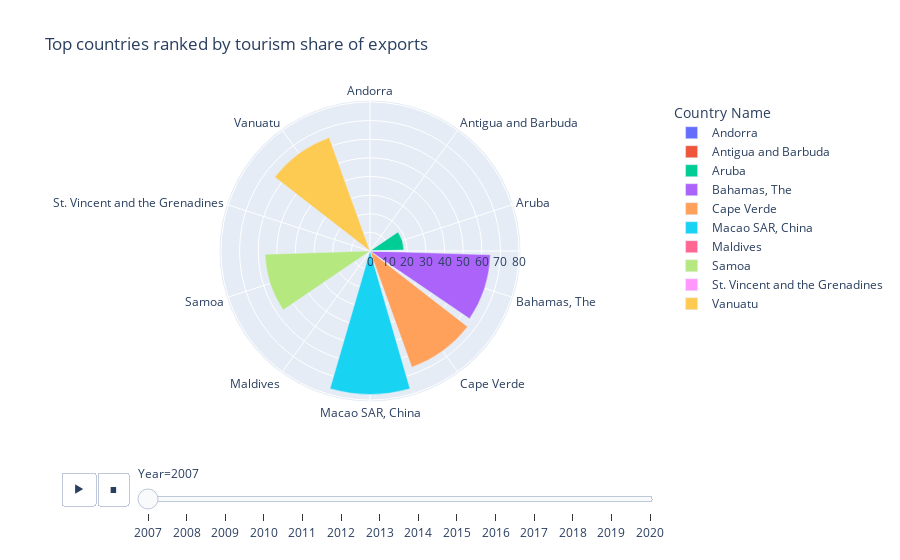

Notebook code for this chart:
### Code cell
#make the polar bar plot for the top countries where tourism is export oriented
export_polar = px.bar_polar(top_country_export,
                            #radius column
                            r="Amount",
                            #angle column
                            theta="Country Name",
                            color="Country Name", 
                            #slider animation column
                            animation_frame="Year", 
                            title="Top countries ranked by tourism share of exports")
export_polar

### Figure 1 — Plotly figure (JSON) as saved in the notebook; plotly's stock layout.template omitted (floating-point values rounded to 4 significant figures)
{"data": [{"hovertemplate": "Country Name=%{theta}<br>Year=2007<br>Amount=%{r}<extra></extra>", "legendgroup": "Andorra", "marker": {"color": "#636efa", "pattern": {"shape": ""}}, "name": "Andorra", "r": [0], "showlegend": true, "subplot": "polar", "theta": ["Andorra"], "type": "barpolar"}, {"hovertemplate": "Country Name=%{theta}<br>Year=2007<br>Amount=%{r}<extra></extra>", "legendgroup": "Antigua and Barbuda", "marker": {"color": "#EF553B", "pattern": {"shape": ""}}, "name": "Antigua and Barbuda", "r": [0], "showlegend": true, "subplot": "polar", "theta": ["Antigua and Barbuda"], "type": "barpolar"}, {"hovertemplate": "Country Name=%{theta}<br>Year=2007<br>Amount=%{r}<extra></extra>", "legendgroup": "Aruba", "marker": {"color": "#00cc96", "pattern": {"shape": ""}}, "name": "Aruba", "r": [18.17], "showlegend": true, "subplot": "polar", "theta": ["Aruba"], "type": "barpolar"}, {"hovertemplate": "Country Name=%{theta}<br>Year=2007<br>Amount=%{r}<extra></extra>", "legendgroup": "Bahamas, The", "marker": {"color": "#ab63fa", "pattern": {"shape": ""}}, "name": "Bahamas, The", "r": [64.62], "showlegend": true, "subplot": "polar", "theta": ["Bahamas, The"], "type": "barpolar"}, {"hovertemplate": "Country Name=%{theta}<br>Year=2007<br>Amount=%{r}<extra></extra>", "legendgroup": "Cape Verde", "marker": {"color": "#FFA15A", "pattern": {"shape": ""}}, "name": "Cape Verde", "r": [66.29], "showlegend": true, "subplot": "polar", "theta": ["Cape Verde"], "type": "barpolar"}, {"hovertemplate": "Country Name=%{theta}<br>Year=2007<br>Amount=%{r}<extra></extra>", "legendgroup": "Macao SAR, China", "marker": {"color": "#19d3f3", "pattern": {"shape": ""}}, "name": "Macao SAR, China", "r": [76.98], "showlegend": true, "subplot": "polar", "theta": ["Macao SAR, China"], "type": "barpolar"}, {"hovertemplate": "Country Name=%{theta}<br>Year=2007<br>Amount=%{r}<extra></extra>", "legendgroup": "Maldives", "marker": {"color": "#FF6692", "pattern": {"shape": ""}}, "name": "Maldives", "r": [0], "showlegend": true, "subplot": "polar", "theta": ["Maldives"], "type": "barpolar"}, {"hovertemplate": "Country Name=%{theta}<br>Year=2007<br>Amount=%{r}<extra></extra>", "legendgroup": "Samoa", "marker": {"color": "#B6E880", "pattern": {"shape": ""}}, "name": "Samoa", "r": [56.33], "showlegend": true, "subplot": "polar", "theta": ["Samoa"], "type": "barpolar"}, {"hovertemplate": "Country Name=%{theta}<br>Year=2007<br>Amount=%{r}<extra></extra>", "legendgroup": "St. Vincent and the Grenadines", "marker": {"color": "#FF97FF", "pattern": {"shape": ""}}, "name": "St. Vincent and the Grenadines", "r": [0], "showlegend": true, "subplot": "polar", "theta": ["St. Vincent and the Grenadines"], "type": "barpolar"}, {"hovertemplate": "Country Name=%{theta}<br>Year=2007<br>Amount=%{r}<extra></extra>", "legendgroup": "Vanuatu", "marker": {"color": "#FECB52", "pattern": {"shape": ""}}, "name": "Vanuatu", "r": [64.7], "showlegend": true, "subplot": "polar", "theta": ["Vanuatu"], "type": "barpolar"}], "layout": {"barmode": "relative", "legend": {"title": {"text": "Country Name"}, "tracegroupgap": 0}, "polar": {"angularaxis": {"categoryarray": ["Andorra", "Antigua and Barbuda", "Aruba", "Bahamas, The", "Cape Verde", "Macao SAR, China", "Maldives", "Samoa", "St. Vincent and the Grenadines", "Vanuatu"], "categoryorder": "array", "direction": "clockwise", "rotation": 90}, "domain": {"x": [0, 1], "y": [0, 1]}}, "sliders": [{"active": 0, "currentvalue": {"prefix": "Year="}, "len": 0.9, "pad": {"b": 10, "t": 60}, "steps": [{"args": [["2007"], {"frame": {"duration": 0, "redraw": true}, "fromcurrent": true, "mode": "immediate", "transition": {"duration": 0, "easing": "linear"}}], "label": "2007", "method": "animate"}, {"args": [["2008"], {"frame": {"duration": 0, "redraw": true}, "fromcurrent": true, "mode": "immediate", "transition": {"duration": 0, "easing": "linear"}}], "label": "2008", "method": "animate"}, {"args": [["2009"], {"frame": {"duration": 0, "redraw": true}, "fromcurrent": true, "mode": "immediate", "transition": {"duration": 0, "easing": "linear"}}], "label": "2009", "method": "animate"}, {"args": [["2010"], {"frame": {"duration": 0, "redraw": true}, "fromcurrent": true, "mode": "immediate", "transition": {"duration": 0, "easing": "linear"}}], "label": "2010", "method": "animate"}, {"args": [["2011"], {"frame": {"duration": 0, "redraw": true}, "fromcurrent": true, "mode": "immediate", "transition": {"duration": 0, "easing": "linear"}}], "label": "2011", "method": "animate"}, {"args": [["2012"], {"frame": {"duration": 0, "redraw": true}, "fromcurrent": true, "mode": "immediate", "transition": {"duration": 0, "easing": "linear"}}], "label": "2012", "method": "animate"}, {"args": [["2013"], {"frame": {"duration": 0, "redraw": true}, "fromcurrent": true, "mode": "immediate", "transition": {"duration": 0, "easing": "linear"}}], "label": "2013", "method": "animate"}, {"args": [["2014"], {"frame": {"duration": 0, "redraw": true}, "fromcurrent": true, "mode": "immediate", "transition": {"duration": 0, "easing": "linear"}}], "label": "2014", "method": "animate"}, {"args": [["2015"], {"frame": {"duration": 0, "redraw": true}, "fromcurrent": true, "mode": "immediate", "transition": {"duration": 0, "easing": "linear"}}], "label": "2015", "method": "animate"}, {"args": [["2016"], {"frame": {"duration": 0, "redraw": true}, "fromcurrent": true, "mode": "immediate", "transition": {"duration": 0, "easing": "linear"}}], "label": "2016", "method": "animate"}, {"args": [["2017"], {"frame": {"duration": 0, "redraw": true}, "fromcurrent": true, "mode": "immediate", "transition": {"duration": 0, "easing": "linear"}}], "label": "2017", "method": "animate"}, {"args": [["2018"], {"frame": {"duration": 0, "redraw": true}, "fromcurrent": true, "mode": "immediate", "transition": {"duration": 0, "easing": "linear"}}], "label": "2018", "method": "animate"}, {"args": [["2019"], {"frame": {"duration": 0, "redraw": true}, "fromcurrent": true, "mode": "immediate", "transition": {"duration": 0, "easing": "linear"}}], "label": "2019", "method": "animate"}, {"args": [["2020"], {"frame": {"duration": 0, "redraw": true}, "fromcurrent": true, "mode": "immediate", "transition": {"duration": 0, "easing": "linear"}}], "label": "2020", "method": "animate"}], "x": 0.1, "xanchor": "left", "y": 0, "yanchor": "top"}], "title": {"text": "Top countries ranked by tourism share of exports"}, "updatemenus": [{"buttons": [{"args": [null, {"frame": {"duration": 500, "redraw": true}, "fromcurrent": true, "mode": "immediate", "transition": {"duration": 500, "easing": "linear"}}], "label": "&#9654;", "method": "animate"}, {"args": [[null], {"frame": {"duration": 0, "redraw": true}, "fromcurrent": true, "mode": "immediate", "transition": {"duration": 0, "easing": "linear"}}], "label": "&#9724;", "method": "animate"}], "direction": "left", "pad": {"r": 10, "t": 70}, "showactive": false, "type": "buttons", "x": 0.1, "xanchor": "right", "y": 0, "yanchor": "top"}]}}
